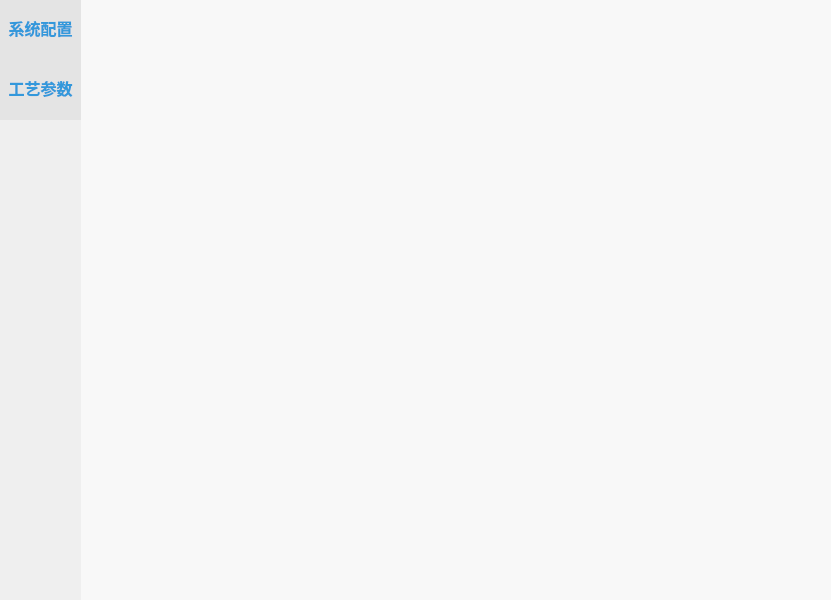
<?xml version="1.0" encoding="UTF-8"?>
<ui version="4.0">
 <class>MainWindow</class>
 <widget class="QMainWindow" name="MainWindow">
  <property name="windowModality">
   <enum>Qt::NonModal</enum>
  </property>
  <property name="geometry">
   <rect>
    <x>0</x>
    <y>0</y>
    <width>831</width>
    <height>600</height>
   </rect>
  </property>
  <property name="palette">
   <palette>
    <active>
     <colorrole role="Highlight">
      <brush brushstyle="SolidPattern">
       <color alpha="255">
        <red>36</red>
        <green>20</green>
        <blue>215</blue>
       </color>
      </brush>
     </colorrole>
    </active>
    <inactive>
     <colorrole role="Highlight">
      <brush brushstyle="SolidPattern">
       <color alpha="255">
        <red>36</red>
        <green>20</green>
        <blue>215</blue>
       </color>
      </brush>
     </colorrole>
    </inactive>
    <disabled>
     <colorrole role="Highlight">
      <brush brushstyle="SolidPattern">
       <color alpha="255">
        <red>0</red>
        <green>120</green>
        <blue>215</blue>
       </color>
      </brush>
     </colorrole>
    </disabled>
   </palette>
  </property>
  <property name="font">
   <font>
    <family>Adobe Devanagari</family>
    <pointsize>12</pointsize>
    <weight>75</weight>
    <bold>true</bold>
   </font>
  </property>
  <property name="windowTitle">
   <string>焊接包</string>
  </property>
  <property name="windowIcon">
   <iconset resource="qicon.qrc">
    <normaloff>:/Resource/icon/ic_mainwindow.ico</normaloff>:/Resource/icon/ic_mainwindow.ico</iconset>
  </property>
  <property name="styleSheet">
   <string notr="true"/>
  </property>
  <property name="toolButtonStyle">
   <enum>Qt::ToolButtonIconOnly</enum>
  </property>
  <widget class="QWidget" name="centralwidget">
   <property name="sizePolicy">
    <sizepolicy hsizetype="Preferred" vsizetype="Preferred">
     <horstretch>0</horstretch>
     <verstretch>0</verstretch>
    </sizepolicy>
   </property>
   <property name="styleSheet">
    <string notr="true">background-color: rgb(217, 232, 236);
QScrollArea{
    
	color: rgb(75, 168, 255);
	background-color: rgb(255, 164, 192);

}</string>
   </property>
   <layout class="QHBoxLayout" name="horizontalLayout">
    <property name="spacing">
     <number>0</number>
    </property>
    <property name="leftMargin">
     <number>0</number>
    </property>
    <property name="topMargin">
     <number>0</number>
    </property>
    <property name="rightMargin">
     <number>0</number>
    </property>
    <property name="bottomMargin">
     <number>0</number>
    </property>
    <item>
     <widget class="QWidget" name="toolBar" native="true">
      <property name="sizePolicy">
       <sizepolicy hsizetype="Minimum" vsizetype="Preferred">
        <horstretch>0</horstretch>
        <verstretch>0</verstretch>
       </sizepolicy>
      </property>
      <property name="minimumSize">
       <size>
        <width>80</width>
        <height>0</height>
       </size>
      </property>
      <property name="styleSheet">
       <string notr="true">/* 默认 */

QToolButton{   
	border-top: 1px outset transparent;           /* 上边框宽度3像素、突出显示、颜色为透明 */
	border-bottom: 1px outset transparent;
	border-right: 3px outset transparent;
	border-left: 3px outset transparent;
	padding-bottom: 5px;
    min-width: 50px;                            /* 控件最小宽度 */
    min-height: 50px;
	background-color: rgb(228, 228, 228);
	color: rgb(51, 152, 219);
}

/* 鼠标悬停 */
QToolButton:hover{
	background-color: rgb(205, 205, 205);
}

/* 点击和按下 */
QToolButton:pressed,QToolButton:checked{
	border-left: 3px outset rgb(93, 95, 97);  /* 左边框宽度3像素、突出显示、颜色为深深灰 */
	background-color: rgb(246, 246, 246);
	color: rgb(3, 85, 140);
}

QToolButton:default {
    border-color: navy; /* make the default button prominent */
}</string>
      </property>
      <layout class="QVBoxLayout" name="verticalLayout">
       <property name="spacing">
        <number>0</number>
       </property>
       <property name="leftMargin">
        <number>0</number>
       </property>
       <property name="topMargin">
        <number>0</number>
       </property>
       <property name="rightMargin">
        <number>0</number>
       </property>
       <property name="bottomMargin">
        <number>0</number>
       </property>
       <item>
        <widget class="QToolButton" name="toolButton_1">
         <property name="sizePolicy">
          <sizepolicy hsizetype="Minimum" vsizetype="Preferred">
           <horstretch>0</horstretch>
           <verstretch>0</verstretch>
          </sizepolicy>
         </property>
         <property name="minimumSize">
          <size>
           <width>56</width>
           <height>57</height>
          </size>
         </property>
         <property name="font">
          <font>
           <family>Adobe Devanagari</family>
           <pointsize>12</pointsize>
           <weight>75</weight>
           <bold>true</bold>
          </font>
         </property>
         <property name="text">
          <string>系统配置</string>
         </property>
         <property name="icon">
          <iconset resource="res.qrc">
           <normaloff>:/Resource/icon/ic_settings1_f.png</normaloff>:/Resource/icon/ic_settings1_f.png</iconset>
         </property>
         <property name="iconSize">
          <size>
           <width>32</width>
           <height>32</height>
          </size>
         </property>
         <property name="checkable">
          <bool>true</bool>
         </property>
         <property name="autoExclusive">
          <bool>true</bool>
         </property>
         <property name="toolButtonStyle">
          <enum>Qt::ToolButtonTextUnderIcon</enum>
         </property>
         <property name="autoRaise">
          <bool>true</bool>
         </property>
        </widget>
       </item>
       <item>
        <widget class="QToolButton" name="toolButton_2">
         <property name="sizePolicy">
          <sizepolicy hsizetype="Minimum" vsizetype="Preferred">
           <horstretch>0</horstretch>
           <verstretch>0</verstretch>
          </sizepolicy>
         </property>
         <property name="minimumSize">
          <size>
           <width>56</width>
           <height>57</height>
          </size>
         </property>
         <property name="font">
          <font>
           <family>Adobe Devanagari</family>
           <pointsize>12</pointsize>
           <weight>75</weight>
           <bold>true</bold>
          </font>
         </property>
         <property name="text">
          <string>工艺参数</string>
         </property>
         <property name="icon">
          <iconset resource="res.qrc">
           <normaloff>:/Resource/icon/ic_proParData1_f.png</normaloff>:/Resource/icon/ic_proParData1_f.png</iconset>
         </property>
         <property name="iconSize">
          <size>
           <width>32</width>
           <height>32</height>
          </size>
         </property>
         <property name="checkable">
          <bool>true</bool>
         </property>
         <property name="autoExclusive">
          <bool>true</bool>
         </property>
         <property name="toolButtonStyle">
          <enum>Qt::ToolButtonTextUnderIcon</enum>
         </property>
        </widget>
       </item>
       <item>
        <spacer name="verticalSpacer">
         <property name="orientation">
          <enum>Qt::Vertical</enum>
         </property>
         <property name="sizeHint" stdset="0">
          <size>
           <width>20</width>
           <height>40</height>
          </size>
         </property>
        </spacer>
       </item>
      </layout>
     </widget>
    </item>
    <item>
     <widget class="QStackedWidget" name="stackedWidget">
      <property name="styleSheet">
       <string notr="true">background-color: rgb(248, 248, 248);

</string>
      </property>
     </widget>
    </item>
   </layout>
  </widget>
 </widget>
 <resources>
  <include location="qicon.qrc"/>
  <include location="res.qrc"/>
 </resources>
 <connections/>
</ui>
